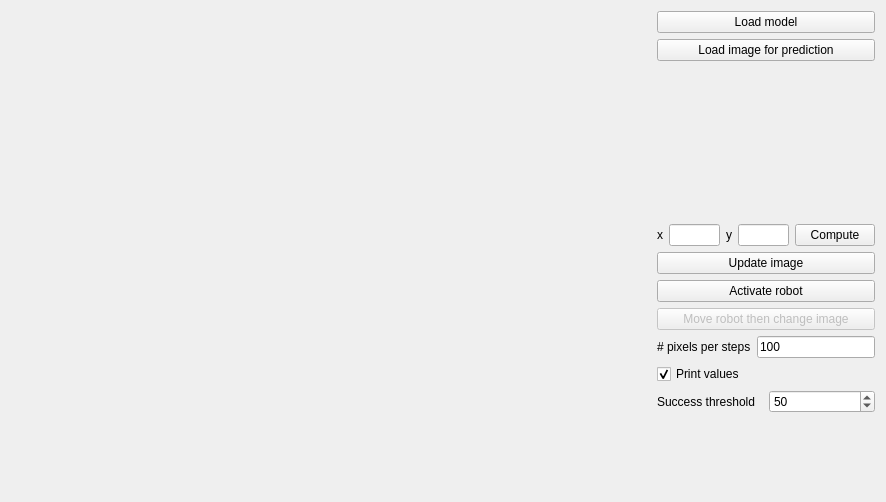
<?xml version="1.0" encoding="UTF-8"?>
<ui version="4.0">
 <class>Form</class>
 <widget class="QWidget" name="Form">
  <property name="geometry">
   <rect>
    <x>0</x>
    <y>0</y>
    <width>886</width>
    <height>498</height>
   </rect>
  </property>
  <property name="windowTitle">
   <string>Form</string>
  </property>
  <layout class="QHBoxLayout" name="horizontalLayout">
   <item>
    <widget class="CanvasExplore" name="canvas" native="true">
     <property name="minimumSize">
      <size>
       <width>640</width>
       <height>480</height>
      </size>
     </property>
     <property name="maximumSize">
      <size>
       <width>640</width>
       <height>480</height>
      </size>
     </property>
    </widget>
   </item>
   <item>
    <layout class="QVBoxLayout" name="verticalLayout">
     <item>
      <widget class="QPushButton" name="btn_load_model">
       <property name="text">
        <string>Load model</string>
       </property>
      </widget>
     </item>
     <item>
      <widget class="QPushButton" name="btn_load_images">
       <property name="text">
        <string>Load image for prediction</string>
       </property>
      </widget>
     </item>
     <item>
      <widget class="QLabel" name="lbl_model_name">
       <property name="text">
        <string/>
       </property>
      </widget>
     </item>
     <item>
      <widget class="QLabel" name="lbl_pred_result">
       <property name="font">
        <font>
         <pointsize>14</pointsize>
        </font>
       </property>
       <property name="text">
        <string/>
       </property>
      </widget>
     </item>
     <item>
      <layout class="QHBoxLayout" name="horizontalLayout_4">
       <item>
        <widget class="QLabel" name="label_3">
         <property name="text">
          <string>x</string>
         </property>
        </widget>
       </item>
       <item>
        <widget class="QLineEdit" name="edt_x"/>
       </item>
       <item>
        <widget class="QLabel" name="label_4">
         <property name="text">
          <string>y</string>
         </property>
        </widget>
       </item>
       <item>
        <widget class="QLineEdit" name="edt_y"/>
       </item>
       <item>
        <widget class="QPushButton" name="btn_compute">
         <property name="text">
          <string>Compute</string>
         </property>
        </widget>
       </item>
      </layout>
     </item>
     <item>
      <widget class="QPushButton" name="btn_update_image">
       <property name="text">
        <string>Update image</string>
       </property>
      </widget>
     </item>
     <item>
      <widget class="QPushButton" name="btn_activate_robot">
       <property name="text">
        <string>Activate robot</string>
       </property>
      </widget>
     </item>
     <item>
      <widget class="QPushButton" name="btn_change_image">
       <property name="enabled">
        <bool>false</bool>
       </property>
       <property name="text">
        <string>Move robot then change image</string>
       </property>
      </widget>
     </item>
     <item>
      <layout class="QHBoxLayout" name="horizontalLayout_2">
       <item>
        <widget class="QLabel" name="label">
         <property name="text">
          <string># pixels per steps</string>
         </property>
        </widget>
       </item>
       <item>
        <widget class="QLineEdit" name="edt_nb_pixels_per_step">
         <property name="text">
          <string>100</string>
         </property>
        </widget>
       </item>
      </layout>
     </item>
     <item>
      <widget class="QCheckBox" name="cb_print_values">
       <property name="text">
        <string>Print values</string>
       </property>
       <property name="checked">
        <bool>true</bool>
       </property>
      </widget>
     </item>
     <item>
      <layout class="QHBoxLayout" name="horizontalLayout_3">
       <item>
        <widget class="QLabel" name="label_2">
         <property name="text">
          <string>Success threshold</string>
         </property>
        </widget>
       </item>
       <item>
        <widget class="QSpinBox" name="sb_threshold">
         <property name="value">
          <number>50</number>
         </property>
        </widget>
       </item>
      </layout>
     </item>
     <item>
      <widget class="QLabel" name="lbl_result_map">
       <property name="text">
        <string/>
       </property>
      </widget>
     </item>
    </layout>
   </item>
  </layout>
 </widget>
 <customwidgets>
  <customwidget>
   <class>CanvasExplore</class>
   <extends>QWidget</extends>
   <header>canvas_explore.h</header>
   <container>1</container>
  </customwidget>
 </customwidgets>
 <resources/>
 <connections/>
</ui>
